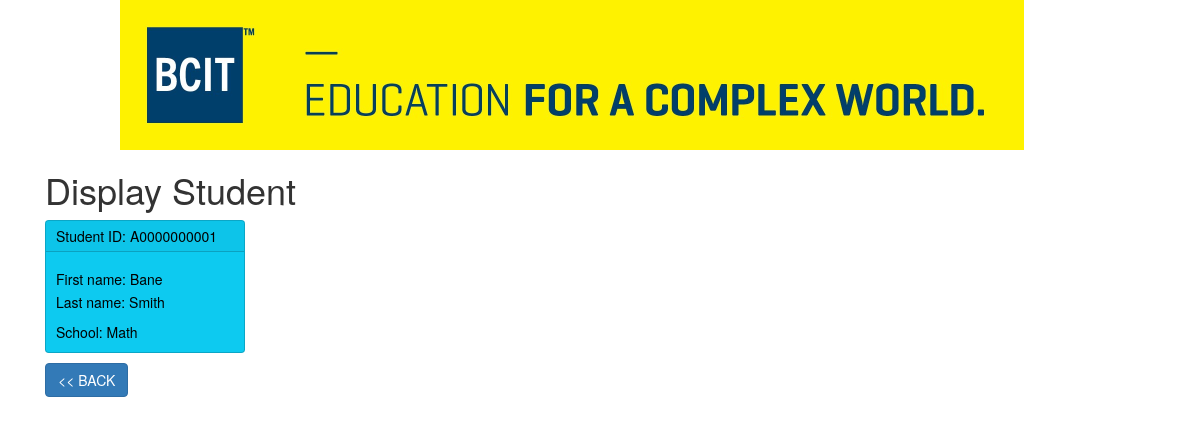
Page /display_student/display.php?id=A0000000001 on the committed database.
### tables this page shows
CREATE TABLE Students (
    StudentID VARCHAR(10) NOT NULL,
    FirstName VARCHAR(80),
    LastName VARCHAR(80),
    School VARCHAR(50),
    PRIMARY KEY (StudentID)
);

### display_student/process_display.php (called while the page is built, shortened)
<?php
if (isset($_GET['id'])) {
    include("../inc_db_params.php");
    $id = $_GET['id'];
    if ($db !== FALSE) {
        $stmt = $db->prepare("SELECT * FROM Students WHERE StudentID = :id");
        $stmt->bindValue(':id', $id, SQLITE3_TEXT);
        $res = $stmt->execute();
        $row = $res->fetchArray();
    } else {
        echo "Database connection failed.";
    }
} else {
    echo "Debug: ID received = " . htmlspecialchars($_GET['id']) . "<br>";
}
?>

### display_student/display.php (the view)
<?php include('../header.php'); ?>
<h1>Display Student</h1>
<?php include("./process_display.php")?>
<?php if (!empty($row)): ?>
    <div class="card text-bg-info mb-3" style="max-width: 20rem;">
        <div class="card-header">Student ID: <?php echo $row['StudentID']; ?></div>
        <div class="card-body">
            <h5 class="card-title">First name: <?php echo $row['FirstName']; ?></h5>
            <p class="card-text">Last name: <?php echo $row['LastName']; ?></p>
            <p class="card-text">School: <?php echo $row['School']; ?></p>
        </div>
    </div>
<?php else: ?>
    <p>No data found.</p>
<?php endif; ?>
<a href="../index.php" class="btn btn-small btn-primary">&lt;&lt; BACK</a>
<?php include("../footer.php"); ?>

### rows in the picture
students: StudentID "A0000000001", FirstName "Bane", LastName "Smith", School "Math"
